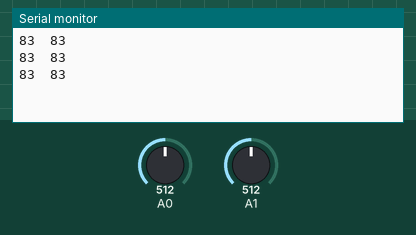
Recording of a sketch running on a simulated Arduino Uno, built with avr-gcc and run on an emulated ATmega328P. Shown: the last lines printed to the serial monitor. Inputs (shaded band) come from the test bench; at power-on: A0 = 512, A1 = 512.

Above: at 1.3 s.
1.4 s: A0 set to 716
At 2.0 s:
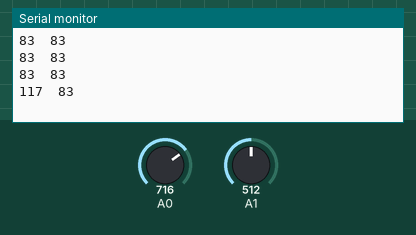
2.9 s: A1 set to 716
At 3.5 s:
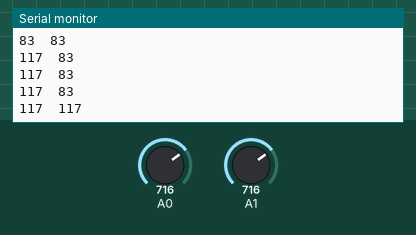
4.4 s: A0 set to 900
At 5.1 s:
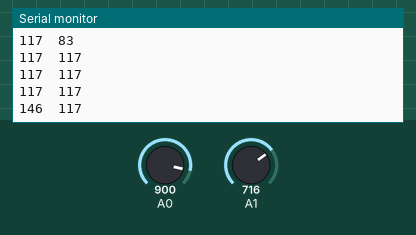
5.9 s: A1 set to 900
At 6.7 s:
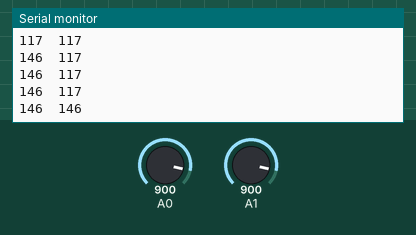
Timing chart, 0 to 8.4 s (numbered marks = the images above; inputs shaded):
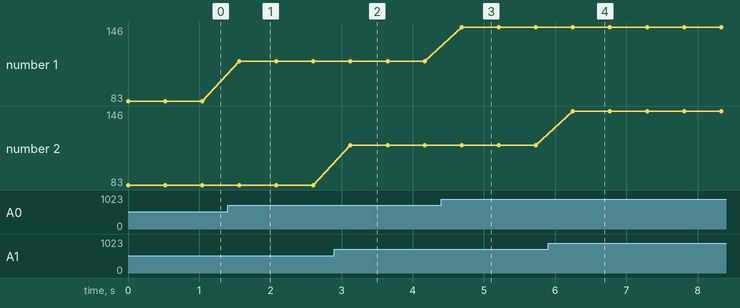

The sketch:

SVR-05-Slave.ino
```cpp
// I2C Slave : SVR-05_D

 #include <Wire.h>
 #define slave_adress 5
 int TH_data[2] ;
 int count = 0;

 void setup() {
  Wire.begin(slave_adress);
  Wire.onRequest(requestEvent);
  Serial.begin(9600) ;
 }

 void requestEvent() {
  byte Value;

  switch (count) {
    case 0:
      Value = 255;
      break;
    case 1:
      Value = TH_data[0];
      break;
    case 2:
      Value = TH_data[1];
      break;
  }
  Wire.write(Value);
  count = count + 1;
  if (count > 2) count = 0;
 }

 void readData() {
  float temp = analogRead(A0) ;
  float humid = analogRead(A1) ;
  temp = (temp/1023.*5.)*33.3 ; // 5V, slope=33.3
  humid = (humid/1023.*5.)*33.3 ;

  TH_data[0] = (int)temp ;
  TH_data[1] = (int)humid ;

 Serial.print(temp, 0) ;
 Serial.print("\t") ;
 Serial.println(humid, 0) ;
  delay(20) ;
 }

 void loop() {
 readData() ;
 delay(500) ;
 }
```

Measured:
- after the input at 1.4 s, the serial monitor: prints a new line after 0.16 s (image 1)
- after the input at 2.9 s, the serial monitor: prints a new line after 0.22 s (image 2)
- after the input at 4.4 s, the serial monitor: prints a new line after 0.29 s (image 3)
- after the input at 5.9 s, the serial monitor: prints a new line after 0.35 s (image 4)
- plotted number 1: 83 → 117 after the input at 1.4 s, 117 → 146 after the input at 4.4 s
